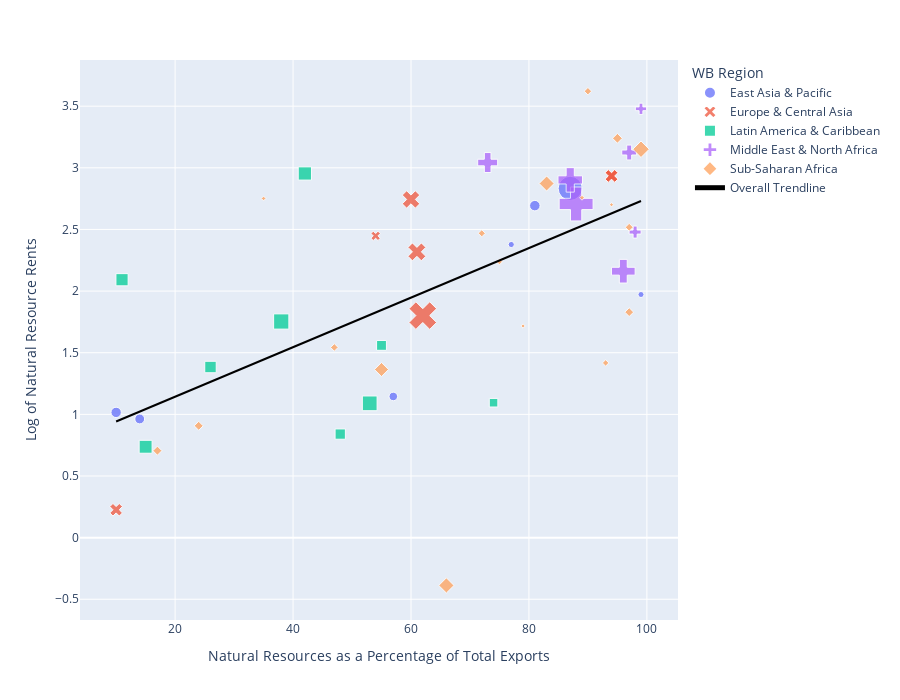

Source (notebook cell):
### Code cell
fig5.show()

### Figure 1 — Plotly figure (JSON) as saved in the notebook; plotly's stock layout.template omitted (floating-point values rounded to 4 significant figures)
{"data": [{"customdata": [["TLS", 7.186, 3926.0], ["IDN", 2.762, 11450.0], ["BRN", 17.01, 62200.0], ["MNG", 14.78, 11720.0], ["LAO", 3.143, 7811.0], ["VNM", 2.619, 10340.0], ["PNG", 10.78, 4063.0]], "hovertemplate": "<b>%{hovertext}</b><br><br>WB Region=East Asia & Pacific<br>Natural Resources as a Percentage of Total Exports=%{x}<br>Log of Natural Resource Rents=%{y}<br>GDP Per Capita=%{customdata[2]}<br>iso3c=%{customdata[0]}<br>NRR=%{customdata[1]}<extra></extra>", "hovertext": ["Timor Leste", "Indonesia", "Brunei Darussalam", "Mongolia", "Lao PDR", "Vietnam", "Papua New Guinea"], "legendgroup": "East Asia & Pacific", "marker": {"color": "#636efa", "opacity": 0.75, "size": [3926.0, 11450.0, 62200.0, 11720.0, 7811.0, 10340.0, 4063.0], "sizemode": "area", "sizeref": 213.2, "symbol": "circle"}, "mode": "markers", "name": "East Asia & Pacific", "orientation": "v", "showlegend": true, "type": "scatter", "x": [99, 10, 87, 81, 57, 14, 77], "xaxis": "x", "y": [1.972, 1.016, 2.834, 2.693, 1.145, 0.9627, 2.378], "yaxis": "y"}, {"customdata": [["NOR", 6.057, 63550.0], ["ALB", 1.254, 13250.0], ["AZE", 18.8, 13730.0], ["UZB", 11.57, 7344.0], ["KAZ", 15.54, 25360.0], ["RUS", 10.16, 26580.0], ["AZE", 18.8, 13730.0]], "hovertemplate": "<b>%{hovertext}</b><br><br>WB Region=Europe & Central Asia<br>Natural Resources as a Percentage of Total Exports=%{x}<br>Log of Natural Resource Rents=%{y}<br>GDP Per Capita=%{customdata[2]}<br>iso3c=%{customdata[0]}<br>NRR=%{customdata[1]}<extra></extra>", "hovertext": ["Norway", "Albania", "Azerbaijan", "Uzbekistan", "Kazakhstan", "Russia", "Iran"], "legendgroup": "Europe & Central Asia", "marker": {"color": "#EF553B", "opacity": 0.75, "size": [63550.0, 13250.0, 13730.0, 7344.0, 25360.0, 26580.0, 13730.0], "sizemode": "area", "sizeref": 213.2, "symbol": "x"}, "mode": "markers", "name": "Europe & Central Asia", "orientation": "v", "showlegend": true, "type": "scatter", "x": [62, 10, 94, 54, 60, 61, 94], "xaxis": "x", "y": [1.801, 0.2262, 2.934, 2.448, 2.743, 2.318, 2.934], "yaxis": "y"}, {"customdata": [["CHL", 2.972, 23240.0], ["ECU", 4.757, 10330.0], ["PER", 2.316, 11290.0], ["BRA", 3.991, 14060.0], ["SUR", 8.102, 15860.0], ["MEX", 2.09, 17880.0], ["GUY", 19.19, 18680.0], ["BOL", 2.988, 7853.0], ["TTO", 5.774, 24770.0]], "hovertemplate": "<b>%{hovertext}</b><br><br>WB Region=Latin America & Caribbean <br>Natural Resources as a Percentage of Total Exports=%{x}<br>Log of Natural Resource Rents=%{y}<br>GDP Per Capita=%{customdata[2]}<br>iso3c=%{customdata[0]}<br>NRR=%{customdata[1]}<extra></extra>", "hovertext": ["Chile", "Ecuador", "Peru", "Brazil", "Suriname", "Mexico", "Guyana", "Bolivia", "Trinidad and Tobago"], "legendgroup": "Latin America & Caribbean ", "marker": {"color": "#00cc96", "opacity": 0.75, "size": [23240.0, 10330.0, 11290.0, 14060.0, 15860.0, 17880.0, 18680.0, 7853.0, 24770.0], "sizemode": "area", "sizeref": 213.2, "symbol": "square"}, "mode": "markers", "name": "Latin America & Caribbean ", "orientation": "v", "showlegend": true, "type": "scatter", "x": [53, 55, 48, 26, 11, 15, 42, 74, 38], "xaxis": "x", "y": [1.089, 1.56, 0.84, 1.384, 2.092, 0.7371, 2.954, 1.095, 1.753], "yaxis": "y"}, {"customdata": [["IRQ", 32.42, 9437.0], ["QAT", 14.98, 85290.0], ["BHR", 8.683, 41550.0], ["LBY", 22.74, 16390.0], ["OMN", 20.97, 29500.0], ["DZA", 11.93, 10740.0], ["SAU", 18.21, 44350.0]], "hovertemplate": "<b>%{hovertext}</b><br><br>WB Region=Middle East & North Africa<br>Natural Resources as a Percentage of Total Exports=%{x}<br>Log of Natural Resource Rents=%{y}<br>GDP Per Capita=%{customdata[2]}<br>iso3c=%{customdata[0]}<br>NRR=%{customdata[1]}<extra></extra>", "hovertext": ["Iraq", "Qatar", "Bahrain", "Libya", "Oman", "Algeria", "Saudi Arabia"], "legendgroup": "Middle East & North Africa", "marker": {"color": "#ab63fa", "opacity": 0.75, "size": [9437.0, 85290.0, 41550.0, 16390.0, 29500.0, 10740.0, 44350.0], "sizemode": "area", "sizeref": 213.2, "symbol": "cross"}, "mode": "markers", "name": "Middle East & North Africa", "orientation": "v", "showlegend": true, "type": "scatter", "x": [99, 88, 96, 97, 73, 98, 87], "xaxis": "x", "y": [3.479, 2.707, 2.161, 3.124, 3.043, 2.479, 2.902], "yaxis": "y"}, {"customdata": [["BWA", 0.6785, 14670.0], ["COD", 14.88, 1082.0], ["GNQ", 23.35, 17210.0], ["GAB", 17.69, 14320.0], ["COG", 37.39, 3498.0], ["CIV", 2.025, 5181.0], ["SDN", 12.4, 3927.0], ["CMR", 4.678, 3666.0], ["NGA", 6.229, 4917.0], ["ZMB", 11.81, 3278.0], ["MRT", 2.476, 5110.0], ["TCD", 15.76, 1509.0], ["MLI", 9.368, 2226.0], ["GIN", 4.126, 2611.0], ["NER", 5.567, 1221.0], ["LBR", 15.66, 1392.0], ["ZAF", 3.911, 12670.0], ["AGO", 25.52, 6142.0]], "hovertemplate": "<b>%{hovertext}</b><br><br>WB Region=Sub-Saharan Africa <br>Natural Resources as a Percentage of Total Exports=%{x}<br>Log of Natural Resource Rents=%{y}<br>GDP Per Capita=%{customdata[2]}<br>iso3c=%{customdata[0]}<br>NRR=%{customdata[1]}<extra></extra>", "hovertext": ["Botswana", "Congo, Dem. Rep", "Equatorial Guinea", "Gabon", "Congo, Rep. of", "Cote d'Ivoire", "Sudan", "Cameroon", "Nigeria", "Zambia", "Mauritania", "Chad", "Mali", "Guinea", "Niger", "Liberia", "South Africa", "Angola"], "legendgroup": "Sub-Saharan Africa ", "marker": {"color": "#FFA15A", "opacity": 0.75, "size": [14670.0, 1082.0, 17210.0, 14320.0, 3498.0, 5181.0, 3927.0, 3666.0, 4917.0, 3278.0, 5110.0, 1509.0, 2226.0, 2611.0, 1221.0, 1392.0, 12670.0, 6142.0], "sizemode": "area", "sizeref": 213.2, "symbol": "diamond"}, "mode": "markers", "name": "Sub-Saharan Africa ", "orientation": "v", "showlegend": true, "type": "scatter", "x": [66, 94, 99, 83, 90, 17, 97, 47, 97, 72, 24, 89, 75, 93, 79, 35, 55, 95], "xaxis": "x", "y": [-0.3879, 2.7, 3.151, 2.873, 3.622, 0.7053, 2.518, 1.543, 1.829, 2.469, 0.9068, 2.757, 2.237, 1.417, 1.717, 2.751, 1.364, 3.239], "yaxis": "y"}, {"hovertemplate": "<b>OLS trendline</b><br>ln_NRR = 0.0200966 * NR_TE + 0.741046<br>R<sup>2</sup>=0.399983<br><br>Natural Resources as a Percentage of Total Exports=%{x}<br>Log of Natural Resource Rents=%{y} <b>(trend)</b><extra></extra>", "legendgroup": "Overall Trendline", "line": {"color": "black"}, "mode": "lines", "name": "Overall Trendline", "showlegend": true, "type": "scatter", "x": [10, 10, 11, 14, 15, 17, 24, 26, 35, 38, 42, 47, 48, 53, 54, 55, 55, 57, 60, 61, 62, 66, 72, 73, 74, 75, 77, 79, 81, 83, 87, 87, 88, 89, 90, 93, 94, 94, 94, 95, 96, 97, 97, 97, 98, 99, 99, 99], "xaxis": "x", "y": [0.942, 0.942, 0.9621, 1.022, 1.042, 1.083, 1.223, 1.264, 1.444, 1.505, 1.585, 1.686, 1.706, 1.806, 1.826, 1.846, 1.846, 1.887, 1.947, 1.967, 1.987, 2.067, 2.188, 2.208, 2.228, 2.248, 2.288, 2.329, 2.369, 2.409, 2.489, 2.489, 2.51, 2.53, 2.55, 2.61, 2.63, 2.63, 2.63, 2.65, 2.67, 2.69, 2.69, 2.69, 2.711, 2.731, 2.731, 2.731], "yaxis": "y"}], "layout": {"height": 700, "legend": {"itemsizing": "constant", "title": {"text": "WB Region"}, "tracegroupgap": 0}, "margin": {"t": 60}, "xaxis": {"anchor": "y", "domain": [0, 1], "title": {"text": "Natural Resources as a Percentage of Total Exports"}}, "yaxis": {"anchor": "x", "domain": [0, 1], "title": {"text": "Log of Natural Resource Rents"}}}}
